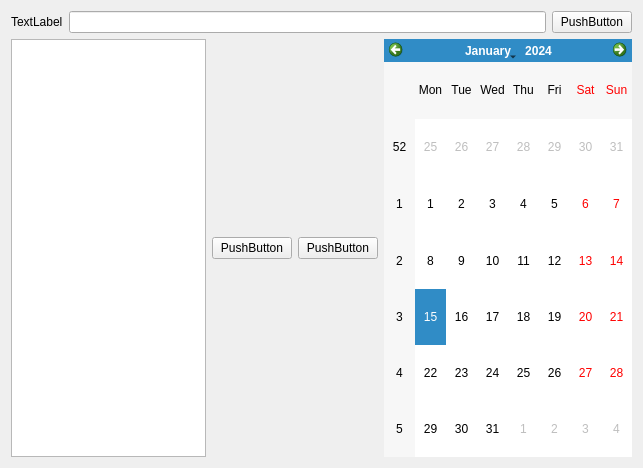
<?xml version="1.0" encoding="UTF-8"?>
<ui version="4.0">
 <class>LoadQss</class>
 <widget class="QWidget" name="LoadQss">
  <property name="geometry">
   <rect>
    <x>0</x>
    <y>0</y>
    <width>643</width>
    <height>468</height>
   </rect>
  </property>
  <property name="windowTitle">
   <string>Form</string>
  </property>
  <layout class="QGridLayout" name="gridLayout">
   <item row="0" column="0">
    <layout class="QHBoxLayout" name="horizontalLayout_2">
     <item>
      <widget class="QLabel" name="label">
       <property name="text">
        <string>TextLabel</string>
       </property>
      </widget>
     </item>
     <item>
      <widget class="QLineEdit" name="lineEdit"/>
     </item>
     <item>
      <widget class="QPushButton" name="pushButton">
       <property name="text">
        <string>PushButton</string>
       </property>
      </widget>
     </item>
    </layout>
   </item>
   <item row="1" column="0">
    <layout class="QHBoxLayout" name="horizontalLayout">
     <item>
      <widget class="QPlainTextEdit" name="plainTextEdit"/>
     </item>
     <item>
      <widget class="QPushButton" name="pushButton_2">
       <property name="text">
        <string>PushButton</string>
       </property>
      </widget>
     </item>
     <item>
      <widget class="QPushButton" name="pushButton_3">
       <property name="text">
        <string>PushButton</string>
       </property>
      </widget>
     </item>
     <item>
      <widget class="QCalendarWidget" name="calendarWidget"/>
     </item>
    </layout>
   </item>
  </layout>
 </widget>
 <resources/>
 <connections/>
</ui>
